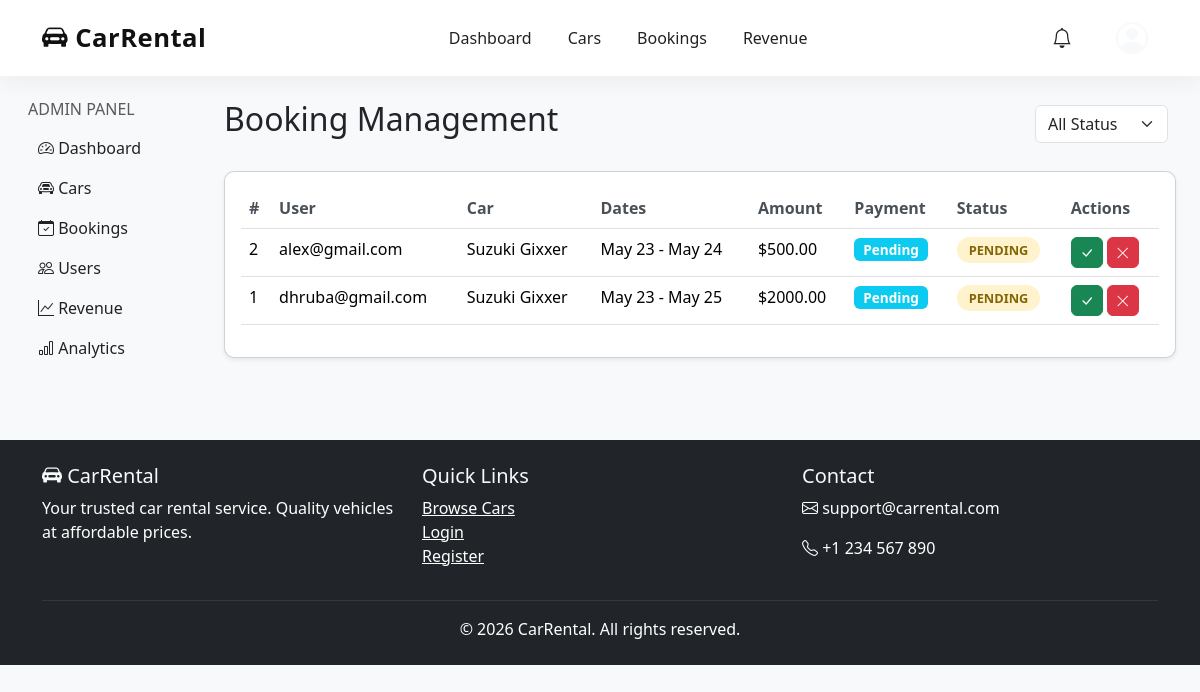
Before: /dashboard/bookings/ (signed in) with the older database file.
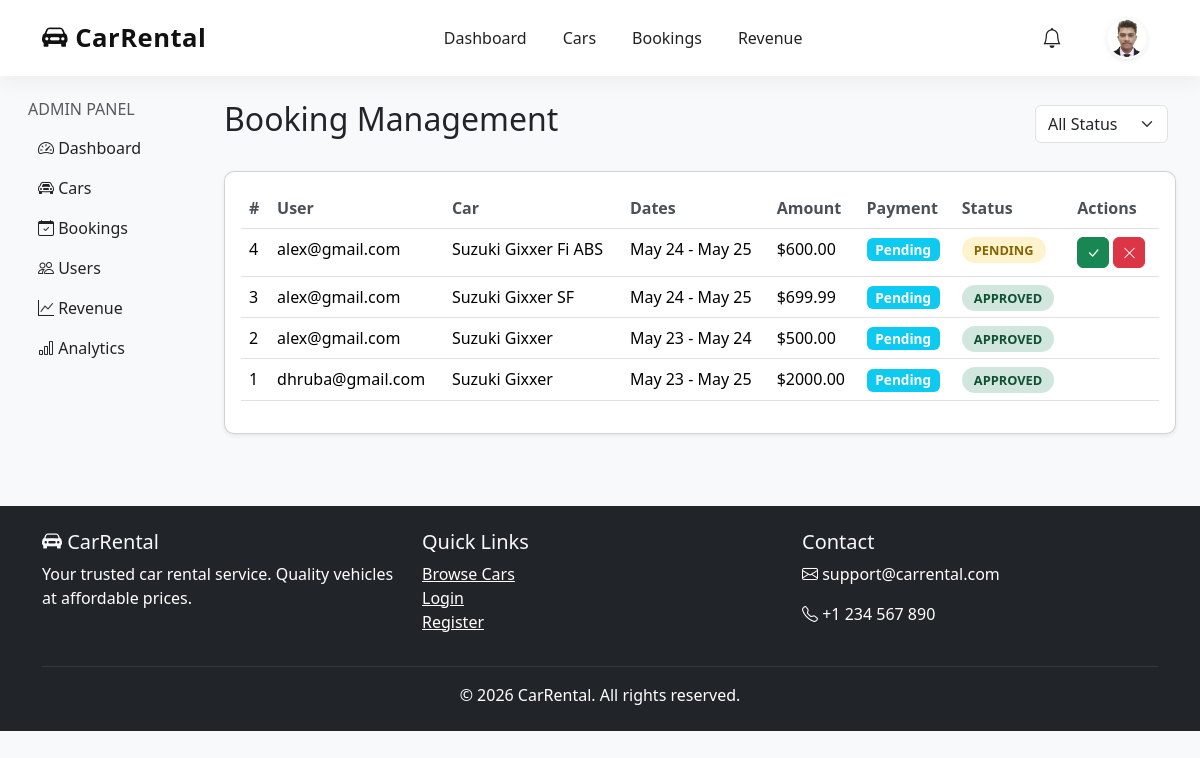
After: the same page with the newer database file.
### bookings/models.py (models this page shows, shortened)
class Booking(models.Model):
    STATUS_CHOICES = [
        ('pending', 'Pending'),
        ('approved', 'Approved'),
        ('rejected', 'Rejected'),
        ('completed', 'Completed'),
        ('cancelled', 'Cancelled'),
    ]
    PAYMENT_CHOICES = [
        ('cash', 'Cash'),
        ('online', 'Online'),
        ('pending', 'Pending'),
    ]
    user = models.ForeignKey(User, on_delete=models.CASCADE, related_name='bookings')
    car = models.ForeignKey(Car, on_delete=models.CASCADE, related_name='bookings')
    start_date = models.DateField()
    end_date = models.DateField()
    total_days = models.IntegerField(editable=False)
    total_amount = models.DecimalField(max_digits=10, decimal_places=2, editable=False)
    driver_service = models.BooleanField(default=False)
    insurance = models.BooleanField(default=False)
    gps = models.BooleanField(default=False)
    extra_charges = models.DecimalField(max_digits=10, decimal_places=2, default=0.00, editable=False)
    grand_total = models.DecimalField(max_digits=10, decimal_places=2, editable=False)
    status = models.CharField(max_length=20, choices=STATUS_CHOICES, default='pending')
    payment_status = models.CharField(max_length=20, choices=PAYMENT_CHOICES, default='pending')
    admin_notes = models.TextField(blank=True, null=True)
    created_at = models.DateTimeField(auto_now_add=True)
    updated_at = models.DateTimeField(auto_now=True)
    class Meta:
        ordering = ['-created_at']

### accounts/models.py (models this page shows, shortened)
class User(AbstractUser):
    email = models.EmailField(unique=True)
    phone = models.CharField(max_length=20, blank=True, null=True)
    is_blocked = models.BooleanField(default=False)
    USERNAME_FIELD = 'email'
    REQUIRED_FIELDS = ['username']

class Profile(models.Model):
    user = models.OneToOneField(User, on_delete=models.CASCADE, related_name='profile')
    profile_picture = models.ImageField(upload_to='profiles/', blank=True, null=True)
    driving_license = models.ImageField(upload_to='licenses/', blank=True, null=True)
    phone = models.CharField(max_length=20, blank=True, null=True)
    address = models.TextField(blank=True, null=True)
    city = models.CharField(max_length=100, blank=True, null=True)
    state = models.CharField(max_length=100, blank=True, null=True)
    zip_code = models.CharField(max_length=20, blank=True, null=True)
    saved_addresses = models.TextField(blank=True, null=True, help_text="Comma separated addresses")
    created_at = models.DateTimeField(auto_now_add=True)
    updated_at = models.DateTimeField(auto_now=True)

### cars/models.py (models this page shows, shortened)
class Car(models.Model):
    FUEL_CHOICES = [
        ('petrol', 'Petrol'),
        ('diesel', 'Diesel'),
        ('ev', 'Electric'),
        ('hybrid', 'Hybrid'),
    ]
    TRANSMISSION_CHOICES = [
        ('manual', 'Manual'),
        ('auto', 'Automatic'),
    ]
    STATUS_CHOICES = [
        ('available', 'Available'),
        ('booked', 'Booked'),
        ('maintenance', 'Maintenance'),
    ]
    brand = models.CharField(max_length=100)
    model = models.CharField(max_length=100)
    year = models.IntegerField()
    seats = models.IntegerField(default=5)
    fuel_type = models.CharField(max_length=20, choices=FUEL_CHOICES)
    transmission = models.CharField(max_length=20, choices=TRANSMISSION_CHOICES)
    mileage = models.CharField(max_length=50, blank=True, help_text="e.g. 18 km/l")
    rent_per_day = models.DecimalField(max_digits=10, decimal_places=2)
    rent_per_hour = models.DecimalField(max_digits=10, decimal_places=2, blank=True, null=True)
    description = models.TextField(blank=True)
    location = models.CharField(max_length=200, blank=True)
    status = models.CharField(max_length=20, choices=STATUS_CHOICES, default='available')
    is_featured = models.BooleanField(default=False)
    created_at = models.DateTimeField(auto_now_add=True)
    updated_at = models.DateTimeField(auto_now=True)
    class Meta:
        ordering = ['-created_at']

### dashboard/views.py (the view)
# urls.py: path('bookings/', views.admin_bookings, name='admin_bookings'),
@staff_member_required
def admin_bookings(request):
    bookings = Booking.objects.select_related('user', 'car').all().order_by('-created_at')
    status_filter = request.GET.get('status', '')
    if status_filter:
        bookings = bookings.filter(status=status_filter)
    return render(request, 'dashboard/booking_list.html', {'bookings': bookings})

### templates/dashboard/booking_list.html (shortened to what this page needs)
{% extends 'dashboard/base_admin.html' %}
{% block admin_content %}
<div class="d-flex justify-content-between align-items-center mb-4">
    <h2>Booking Management</h2>
    <form method="get" class="d-flex">
        <select name="status" class="form-select me-2" onchange="this.form.submit()">
            <option value="">All Status</option>
        </select>
    </form>
</div>
<div class="card shadow-sm">
    <div class="card-body">
        <table class="table">
            <thead>
                <tr>
                    <th>#</th>
                    <th>User</th>
                    <th>Car</th>
                    <th>Dates</th>
                    <th>Amount</th>
                    <th>Payment</th>
                    <th>Status</th>
                    <th>Actions</th>
                </tr>
            </thead>
            <tbody>
                {% for booking in bookings %}
                <tr>
                    <td>{{ booking.id }}</td>
                    <td>{{ booking.user.email }}</td>
                    <td>{{ booking.car.brand }} {{ booking.car.model }}</td>
                    <td>{{ booking.start_date|date:"M d" }} - {{ booking.end_date|date:"M d" }}</td>
                    <td>${{ booking.grand_total }}</td>
                    <td><span class="badge bg-info">{{ booking.payment_status|title }}</span></td>
                    <td><span class="booking-status status-{{ booking.status }}">{{ booking.status }}</span></td>
                    <td>
                        {% if booking.status == 'pending' %}
                        <a href="{% url 'approve_booking' booking.id %}" class="btn btn-sm btn-success"><i class="bi bi-check-lg"></i></a>
                        <a href="{% url 'reject_booking' booking.id %}" class="btn btn-sm btn-danger"><i class="bi bi-x-lg"></i></a>
                        {% endif %}
                    </td>
                </tr>
                {% empty %}
                <tr><td colspan="8" class="text-center text-muted">No bookings found.</td></tr>
                {% endfor %}
            </tbody>
        </table>
    </div>
</div>
{% endblock %}

### templates/admin.html (shortened to what this page needs)
<!DOCTYPE html>
<html lang="en">
<head>
    <link href="https://cdn.jsdelivr.net/npm/bootstrap@5.3.2/dist/css/bootstrap.min.css" rel="stylesheet">
    <link rel="stylesheet" href="https://cdn.jsdelivr.net/npm/bootstrap-icons@1.11.1/font/bootstrap-icons.css">
    {% load static %}
    <link rel="stylesheet" href="{% static 'css/style.css' %}">
</head>
<body>
    <nav class="navbar navbar-expand-lg custom-navbar sticky-top">
    <div class="container">
        <a class="navbar-brand fw-bold" href="{% url 'dashboard_home' %}">
            <i class="bi bi-car-front-fill"></i> CarRental
        </a>
        <div class="collapse navbar-collapse" id="navbarNav">
            <ul class="navbar-nav mx-auto">
                <li class="nav-item">
                    <a class="nav-link nav-animate" href="{% url 'dashboard_home' %}">
                        Dashboard
                    </a>
                </li>
                <li class="nav-item">
                    <a class="nav-link nav-animate" href="{% url 'admin_cars' %}">
                        Cars
                    </a>
                </li>
                {% if user.is_authenticated %}
                <li class="nav-item">
                    <a class="nav-link nav-animate" href="{% url 'admin_bookings' %}">
                        Bookings
                    </a>
                </li>
                {% endif %}
                <li class="nav-item">
                    <a class="nav-link nav-animate" href="{% url 'revenue_dashboard' %}">
                        Revenue
                    </a>
                </li>
            </ul>
            <ul class="navbar-nav align-items-center">
                {% if user.is_authenticated %}
                <li class="nav-item dropdown me-3">
    <a class="nav-link position-relative"
    href="#"
    role="button"
    data-bs-toggle="dropdown">
        <i class="bi bi-bell fs-5"></i>
    </a>
</li>
                <li class="nav-item dropdown">
    <a class="nav-link dropdown-togglea border-0 p-0"
       href="#"
       data-bs-toggle="dropdown">
        {% if user.profile.profile_picture %}
            <img src="{{ user.profile.profile_picture.url }}"
                 alt="Profile"
                 width="42"
                 height="42"
                 class="rounded-circle object-fit-cover border border-2 border-light shadow-sm">
        {% else %}
            <i class="bi bi-person-circle fs-2 text-light"></i>
        {% endif %}
    </a>
</li>
                {% endif %}
            </ul>
        </div>
    </div>
</nav>
    {% block content %}{% endblock %}
    <footer class="bg-dark text-light py-4 mt-5">
        <div class="container">
            <div class="row">
                <div class="col-md-4">
                    <h5><i class="bi bi-car-front-fill"></i> CarRental</h5>
                    <p class="text-white">Your trusted car rental service. Quality vehicles at affordable prices.</p>
                </div>
                <div class="col-md-4">
                    <h5>Quick Links</h5>
                    <ul class="list-unstyled">
                        <li><a href="{% url 'car_list' %}" class="text-white important">Browse Cars</a></li>
                        <li><a href="{% url 'login' %}" class="text-white">Login</a></li>
                        <li><a href="{% url 'register' %}" class="text-white">Register</a></li>
                    </ul>
                </div>
                <div class="col-md-4">
                    <h5>Contact</h5>
                    <p class="text-white"><i class="bi bi-envelope"></i> support@carrental.com</p>
                    <p class="text-white"><i class="bi bi-telephone"></i> +1 234 567 890</p>
                </div>
            </div>
            <hr class="border-secondary">
            <p class="text-center text-white mb-0">&copy; 2026 CarRental. All rights reserved.</p>
        </div>
    </footer>
</body>
</html>

Changed rows visible on the page:
now on this page (row edited): User: profile.profile_picture (picture)
added Booking: id "4", user.email "alex@gmail.com", car.brand "Suzuki", car.model "Gixxer Fi ABS", start_date "May 24", end_date "May 25", grand_total "600.00", payment_status "Pending", status "PENDING"
added Booking: id "3", user.email "alex@gmail.com", car.brand "Suzuki", car.model "Gixxer SF", start_date "May 24", end_date "May 25", grand_total "699.99", payment_status "Pending", status "APPROVED"
changed Booking id 2: status "PENDING" → "APPROVED"
changed Booking "dhruba@gmail.com": status "PENDING" → "APPROVED"
